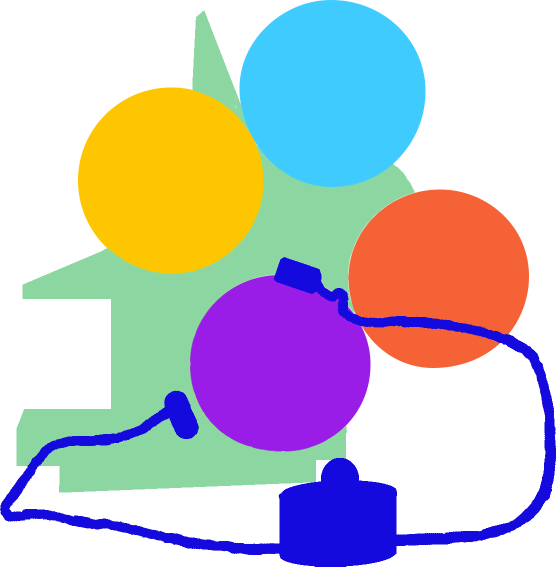
#> input picture experiments/semantic_annotations/spatial_analysis/groundtruth/gears_1_annotations.jpg, 1112 x 1133 px (shown at 1/2 size); its folder holds only this picture in this run
$ jupyter execute --allow-errors causaldraw_annotations_stimuli_bbox.ipynb
#> lines starting #> are read from the running program, lines starting #| are printed output that depends on the picture
[cell 1]
import os
import pandas as pd
import numpy as np
import cv2
import glob
import matplotlib.pyplot as plt
from tqdm import tqdm
from collections import OrderedDict
from sklearn.cluster import KMeans

[cell 2]
base_dir = '.'
stimuli_dir = os.path.join(base_dir, "groundtruth")
stimulis = sorted(glob.glob(os.path.join(stimuli_dir, "*")))
stimulis

[cell 3]
imgs = []
for stimuli in stimulis:
    img = cv2.imread(stimuli, cv2.IMREAD_UNCHANGED)
#> img is the input picture: shape (1133, 1112, 3); mean B, G, R 199.2, 192.3, 195.2
    w, h = img.shape[:2]
#> w = 1133; h = 1112
    tw, th = max(w, h), max(w, h)
#> tw = 1133; th = 1133
    pad_w, pad_h = (tw - w) // 2, (th - h) // 2
#> pad_w = 0; pad_h = 10
    img = cv2.copyMakeBorder(img, pad_w, pad_w, pad_h, pad_h, cv2.BORDER_CONSTANT, value=[255, 255, 255])
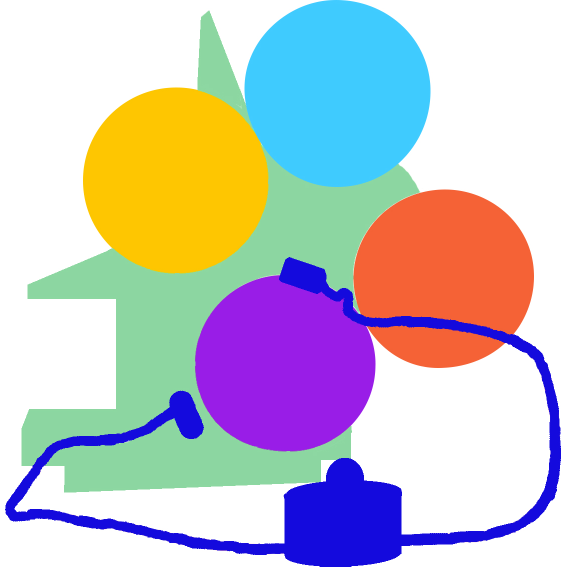
#> img: shape (1133, 1132, 3) (shown at 1/2 size); mean B, G, R 200.1, 193.4, 196.2
    img = cv2.resize(img, (500, 500), cv2.INTER_NEAREST)
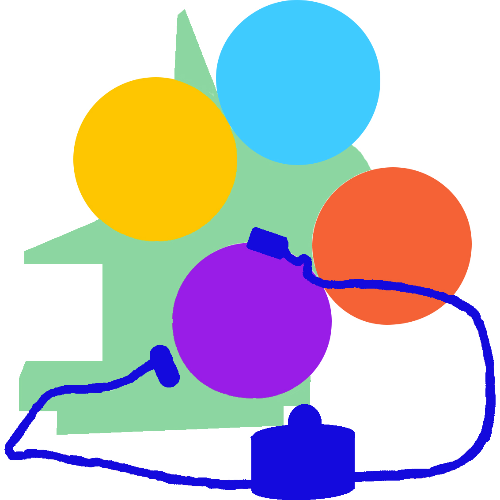
#> img: shape (500, 500, 3); mean B, G, R 200.1, 193.4, 196.2
    imgs.append(img)

[cell 4]
for img in imgs:
    plt.imshow(img)
    plt.show()
#> this loop made 1 pass

[cell 5]
def segment(img, n_parts, order=None, exclude=None):
#> called with n_parts = 7
    plt.imshow(img)
    plt.show()
    if order is None or exclude is None:
        raise NotImplementedError
    kmeans = KMeans(n_clusters=n_parts, random_state=0)
    pred = kmeans.fit_predict(img.reshape(-1, 3)).reshape(500, 500)
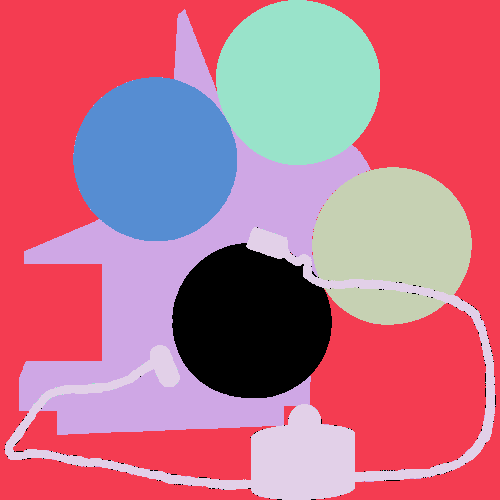
#> pred: shape (500, 500) int32; 7 distinct labels, from 0 to 6; one colour per label, 0 black

    idx = np.argsort(kmeans.cluster_centers_.sum(axis=1))
    lut = np.zeros_like(idx)
    lut[idx] = np.arange(n_parts)
    pred = lut[pred]
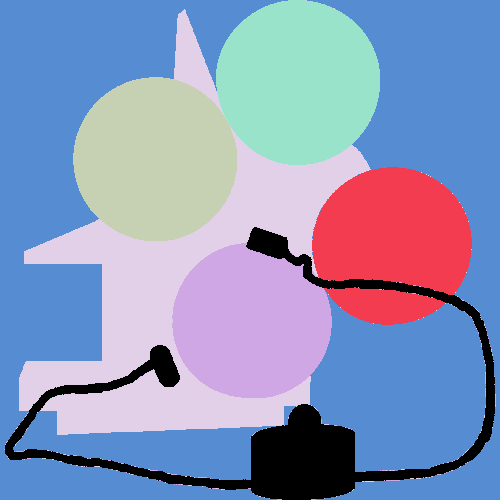
#> pred: shape (500, 500) int64; 7 distinct labels, from 0 to 6; one colour per label, 0 black

    bboxes = OrderedDict()
    for i in range(n_parts):
        mat = np.zeros((500, 500))
        mat[pred == i] = 1
        mat = cv2.morphologyEx(mat, cv2.MORPH_OPEN, np.ones((3, 3)))
        roi = np.where(mat != 0)
        bbox = np.min(roi[1]), np.max(roi[1]), np.min(roi[0]), np.max(roi[0])
        bboxes[float(order[i])] = bbox
    for k in sorted(list(bboxes.keys())):
        if k in exclude:
            bboxes.pop(k)
        else:
            bbox = bboxes[k]
            mat = img.copy()
            mat = cv2.rectangle(mat, (bbox[0], bbox[2]), (bbox[1], bbox[3]), color=(0, 0, 0), thickness=2)
            print(k)
            plt.imshow(mat)
            plt.show()
#> after the loop, bboxes = {4: (312, 471, 167, 324), 3: (172, 331, 243, 397), 1: (73, 236, 77, 240), 5: (19, 369, 10, 434), 2: (216, 379, 0, 164)}
    return bboxes

[cell 6]
bbox0 = segment(imgs[0], 7, [6, 4, 3, 1, 5, 2, 0], [0, 6])
#> bbox0 has the same summary as bboxes in segment

$ run again, on experiments/semantic_annotations/spatial_analysis/groundtruth/pulleys_1_annotations.jpg
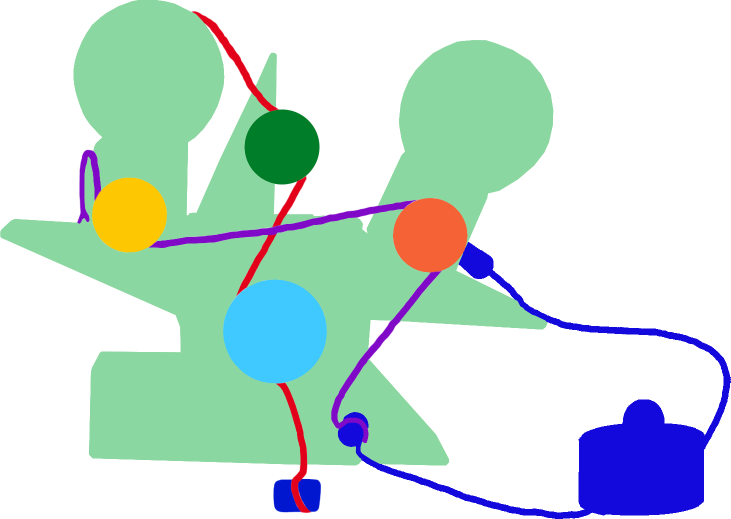
#> input picture experiments/semantic_annotations/spatial_analysis/groundtruth/pulleys_1_annotations.jpg, 1461 x 1038 px (shown at 1/2 size)
#> img is the input picture: shape (1038, 1461, 3); mean B, G, R 214.9, 221.6, 199.3
#> the loop `for img in imgs:` made 1 pass
#> in segment, `pred = kmeans.fit_predict(img.reshape(-1, 3)).reshape(500, 500)`:
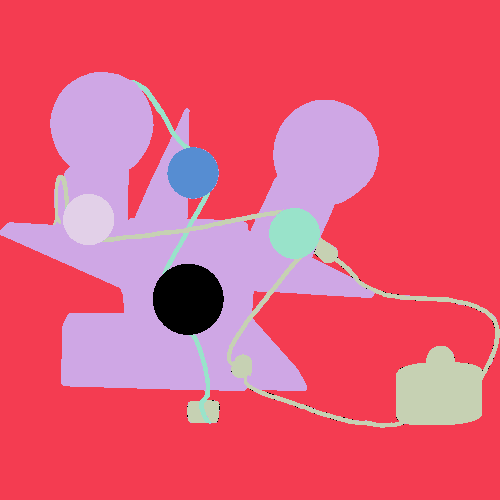
#> pred: shape (500, 500) int32; 7 distinct labels, from 0 to 6; one colour per label, 0 black
#> in segment, `pred = lut[pred]`:
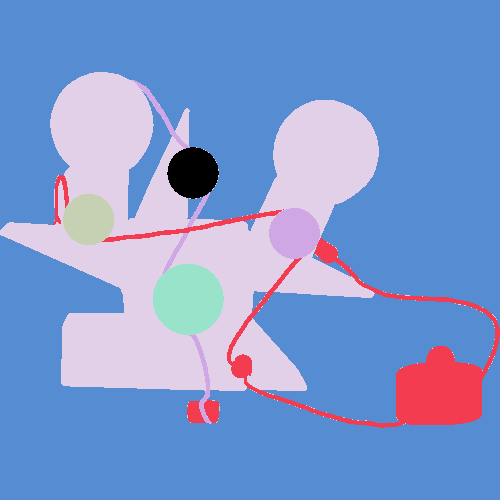
#> pred: shape (500, 500) int64; 7 distinct labels, from 0 to 6; one colour per label, 0 black
#> after the loop in segment, `for k in sorted(list(bboxes.keys())):`: bboxes = {4: (55, 499, 175, 427), 3: (138, 319, 83, 422), 1: (63, 113, 194, 244), 5: (0, 378, 72, 390), 2: (153, 223, 264, 334)}
#> bbox0 has the same summary as bboxes in segment

$ run again, on experiments/semantic_annotations/spatial_analysis/groundtruth/pulleys_2_annotations.jpg
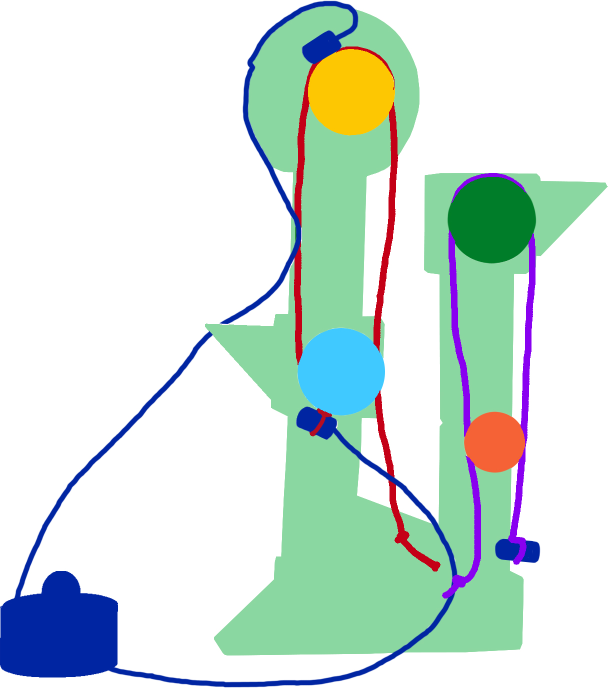
#> input picture experiments/semantic_annotations/spatial_analysis/groundtruth/pulleys_2_annotations.jpg, 1215 x 1376 px (shown at 1/2 size)
#> img is the input picture: shape (1376, 1215, 3); mean B, G, R 218.7, 225.5, 208.6
#> the loop `for img in imgs:` made 1 pass
#> in segment, `pred = lut[pred]`:
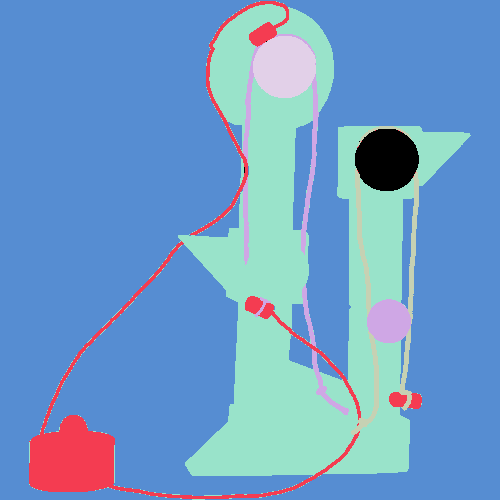
#> pred: shape (500, 500) int64; 7 distinct labels, from 0 to 6; one colour per label, 0 black
#> the loop in segment, `for k in sorted(list(bboxes.keys())):` made 7 passes
#> pass 3, in segment, `mat = cv2.rectangle(mat, (bbox[0], bbox[2]), (bbox[1], bbox[3]), color..`:
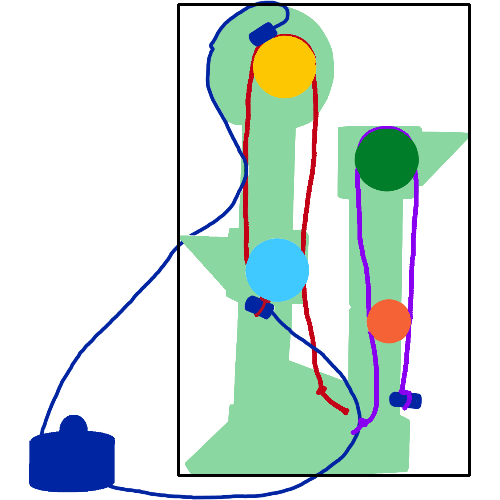
#> mat: shape (500, 500, 3); mean B, G, R 218.4, 224.5, 209.5
#> after the loop in segment, `for k in sorted(list(bboxes.keys())):`: bboxes = {4: (29, 421, 1, 498), 3: (243, 410, 48, 414), 1: (351, 418, 126, 434), 5: (253, 315, 36, 97), 2: (178, 469, 4, 475)}
#> bbox0 has the same summary as bboxes in segment

$ run again, on experiments/semantic_annotations/spatial_analysis/groundtruth/gears_2_annotations.jpg
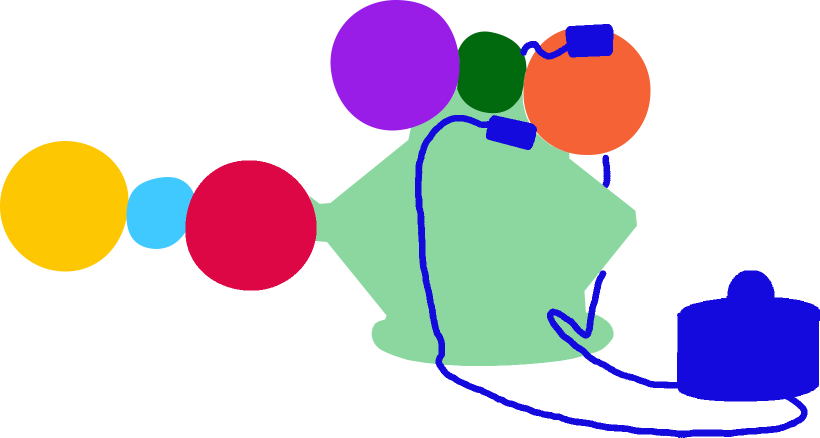
#> input picture experiments/semantic_annotations/spatial_analysis/groundtruth/gears_2_annotations.jpg, 1639 x 875 px (shown at 1/2 size)
#> img is the input picture: shape (875, 1639, 3); mean B, G, R 211.5, 204.8, 210.7
#> the loop `for img in imgs:` made 1 pass
#> in segment, `pred = kmeans.fit_predict(img.reshape(-1, 3)).reshape(500, 500)`:
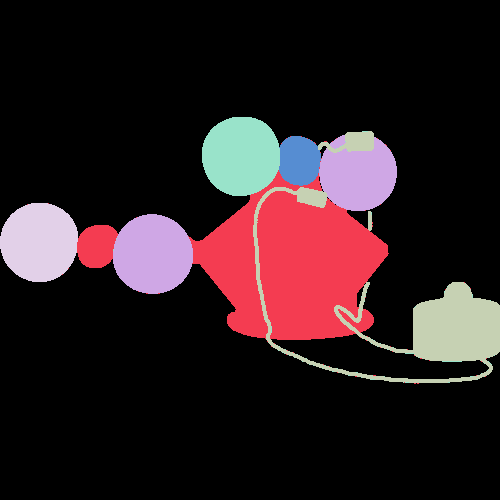
#> pred: shape (500, 500) int32; 7 distinct labels, from 0 to 6; one colour per label, 0 black
#> in segment, `pred = lut[pred]`:
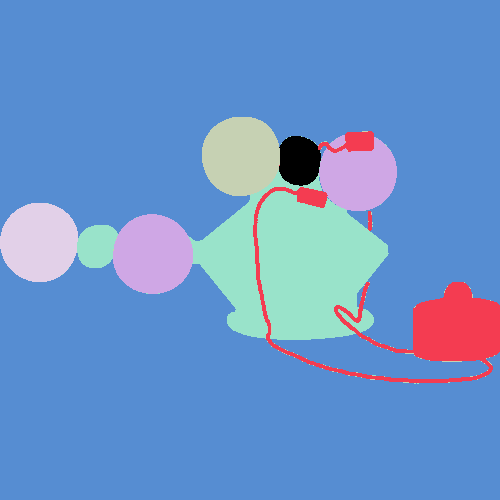
#> pred: shape (500, 500) int64; 7 distinct labels, from 0 to 6; one colour per label, 0 black
#> after the loop in segment, `for k in sorted(list(bboxes.keys())):`: bboxes = {4: (253, 499, 131, 382), 3: (113, 396, 135, 293), 1: (202, 279, 117, 195), 5: (0, 77, 203, 281), 2: (77, 387, 172, 339)}
#> bbox0 has the same summary as bboxes in segment

$ run again, on experiments/semantic_annotations/spatial_analysis/groundtruth/levers_1_annotations.jpg
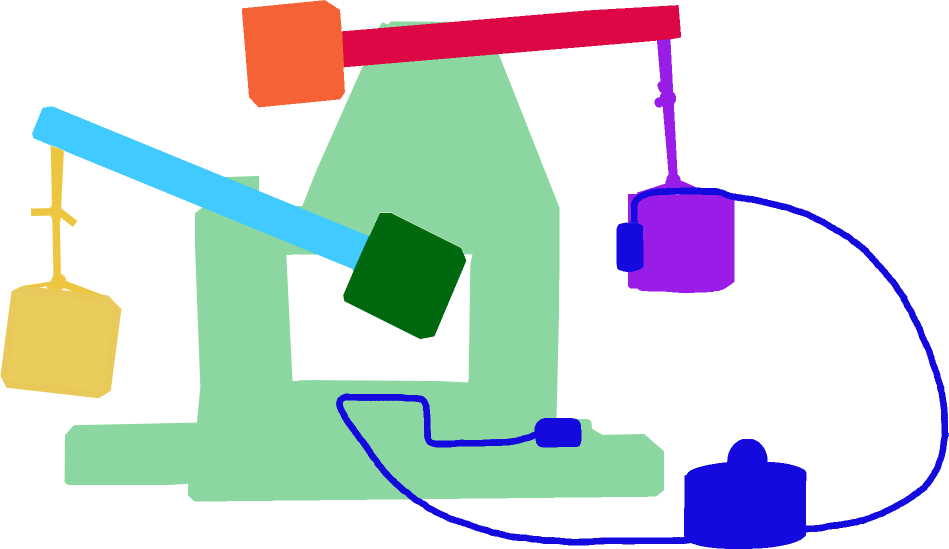
#> input picture experiments/semantic_annotations/spatial_analysis/groundtruth/levers_1_annotations.jpg, 1897 x 1098 px (shown at 1/2 size)
#> img is the input picture: shape (1098, 1897, 3); mean B, G, R 215.1, 216.5, 206.1
#> the loop `for img in imgs:` made 1 pass
#> in segment, `pred = lut[pred]`:
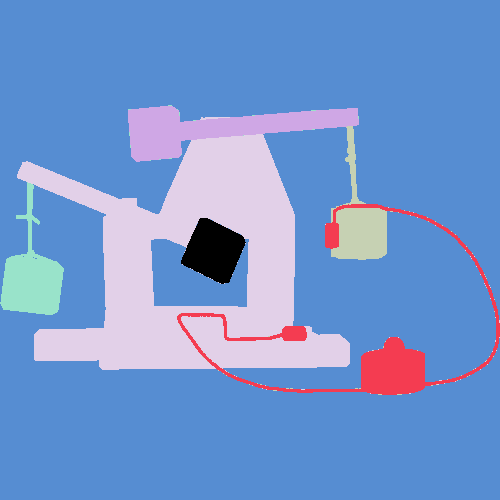
#> pred: shape (500, 500) int64; 7 distinct labels, from 0 to 6; one colour per label, 0 black
#> after the loop in segment, `for k in sorted(list(bboxes.keys())):`: bboxes = {4: (177, 499, 204, 394), 3: (128, 358, 106, 161), 1: (331, 386, 126, 259), 5: (17, 349, 134, 369), 2: (1, 63, 183, 314)}
#> bbox0 has the same summary as bboxes in segment
